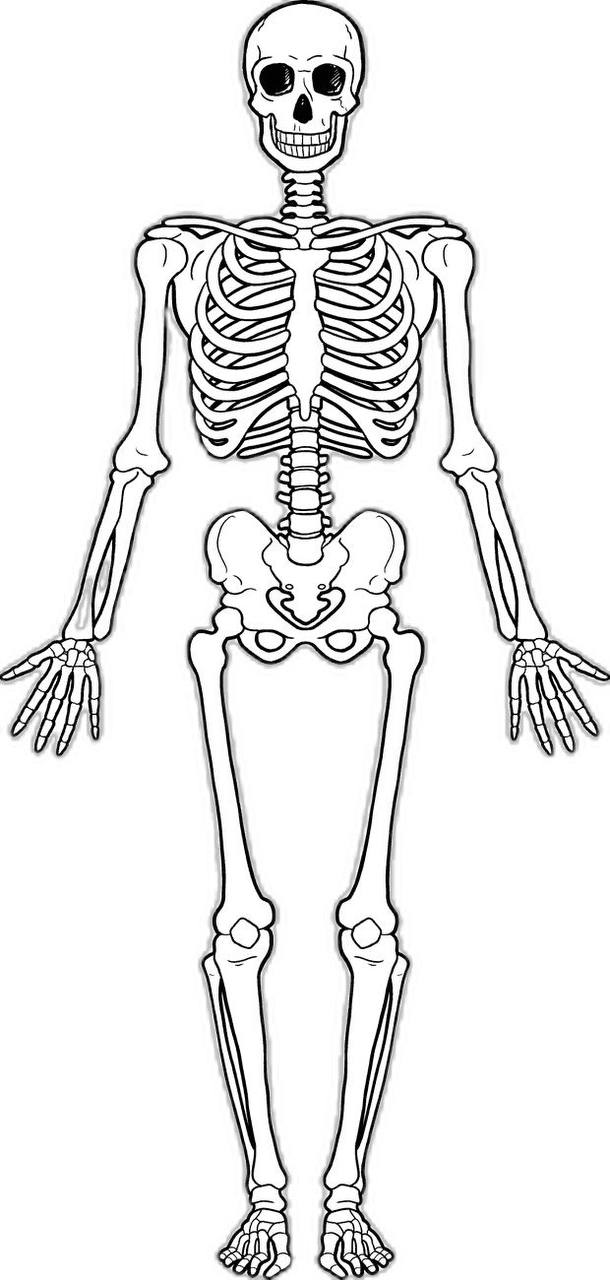
#> input picture scripts/assets/skeleton.png, 610 x 1280 px
$ python make-skeleton-light.py
#> lines starting #> are read from the running program, lines starting #| are printed output that depends on the picture; after the words box and inside, x2 and y2 are one past the last pixel; in counts of white or black regions, pixels touching at a corner belong together
"""
Builds next-app/public/skeleton-light.png (the body map image the app shows) from the source
drawing scripts/assets/skeleton.png, for the dark space theme.

    Run from the project root (needs Pillow: `pip install Pillow`):
        python scripts/make-skeleton-light.py

What it does (the source image is a black line drawing on a solid white background):
  - Line art      -> bone colour (#EDE6D6), opacity taken from how dark each pixel is,
                     so anti-aliased edges stay smooth.
  - White background connected to the image border -> fully transparent.
  - White areas enclosed by lines (bone interiors) -> faint bone fill (~12% opacity).
    Small gaps fully enclosed by bone (between ribs, inside the pelvis) can't be told
    apart from bone interiors, so they get the same faint fill.

skeleton.png is never modified.
"""

from pathlib import Path

from PIL import Image, ImageChops, ImageDraw

ROOT = Path(__file__).resolve().parent.parent
SOURCE = ROOT / "scripts" / "assets" / "skeleton.png"
TARGET = ROOT / "next-app" / "public" / "skeleton-light.png"

BONE_RGB = (237, 230, 214)  # #EDE6D6
WHITE_THRESHOLD = 200       # grey values above this count as "paper"
LINE_GAIN = 1.15            # strengthens the line opacity slightly
INTERIOR_ALPHA = 30         # ~12% of 255

BACKGROUND, PAPER = 128, 255


def main() -> None:
    gray = Image.open(SOURCE).convert("L")
    width, height = gray.size
#> width = 610; height = 1280

    # Opacity of the line art: darker source pixel -> more opaque bone colour.
    line_alpha = gray.point(lambda v: min(255, int((255 - v) * LINE_GAIN)))

    # Paper (white) vs ink, then flood-fill every paper pixel reachable from the border.
    regions = gray.point(lambda v: PAPER if v > WHITE_THRESHOLD else 0)
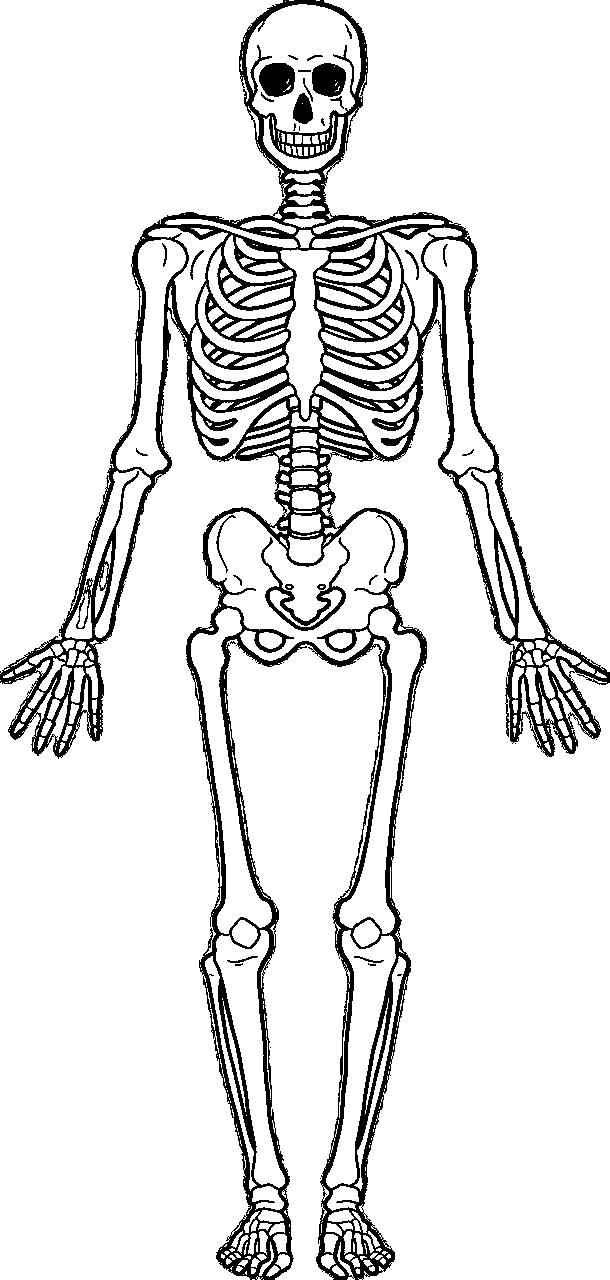
#> regions: PIL image 610x1280 L; 89.5% white; 40 black regions (15 under 20 px), largest, box (x1, y1, x2, y2) and area: (0, 0, 610, 1280) 77336, (261, 537, 350, 631) 1430, (259, 63, 295, 97) 976
    border = (
        [(x, 0) for x in range(width)]
        + [(x, height - 1) for x in range(width)]
        + [(0, y) for y in range(height)]
        + [(width - 1, y) for y in range(height)]
    )
    for seed in border:
        if regions.getpixel(seed) == PAPER:
            ImageDraw.floodfill(regions, seed, BACKGROUND, thresh=0)
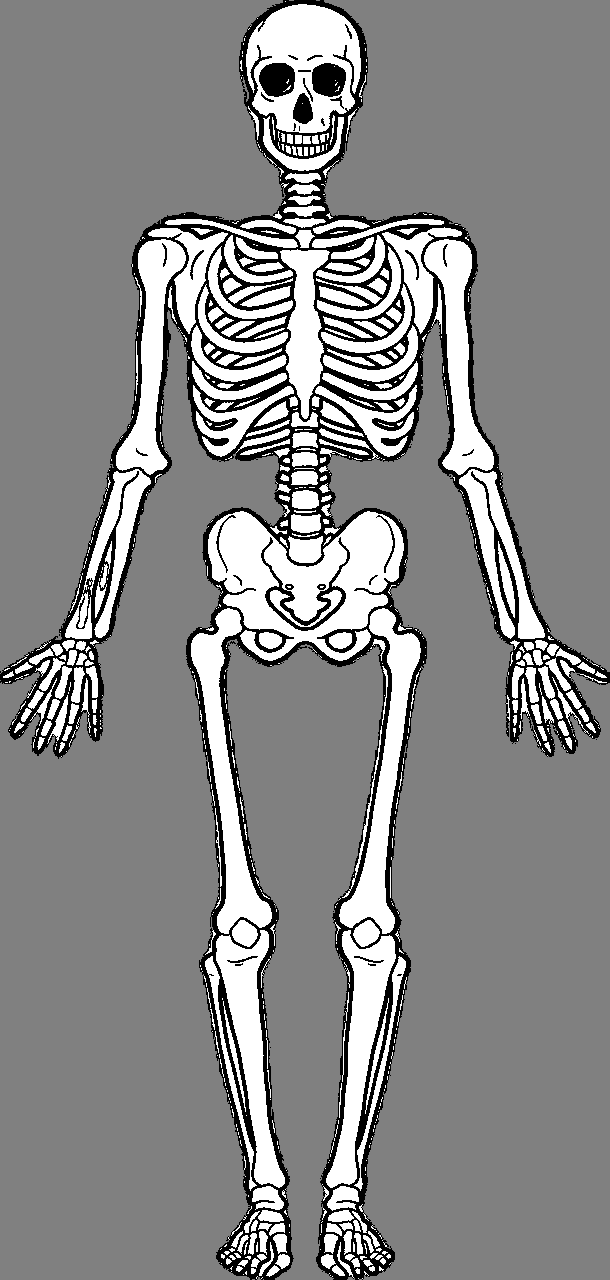
#> regions: PIL image 610x1280 L; min 0, max 255, mean 136.7

    # Whatever paper is left was enclosed by lines: give it a faint bone fill.
    interior_alpha = regions.point(lambda v: INTERIOR_ALPHA if v == PAPER else 0)
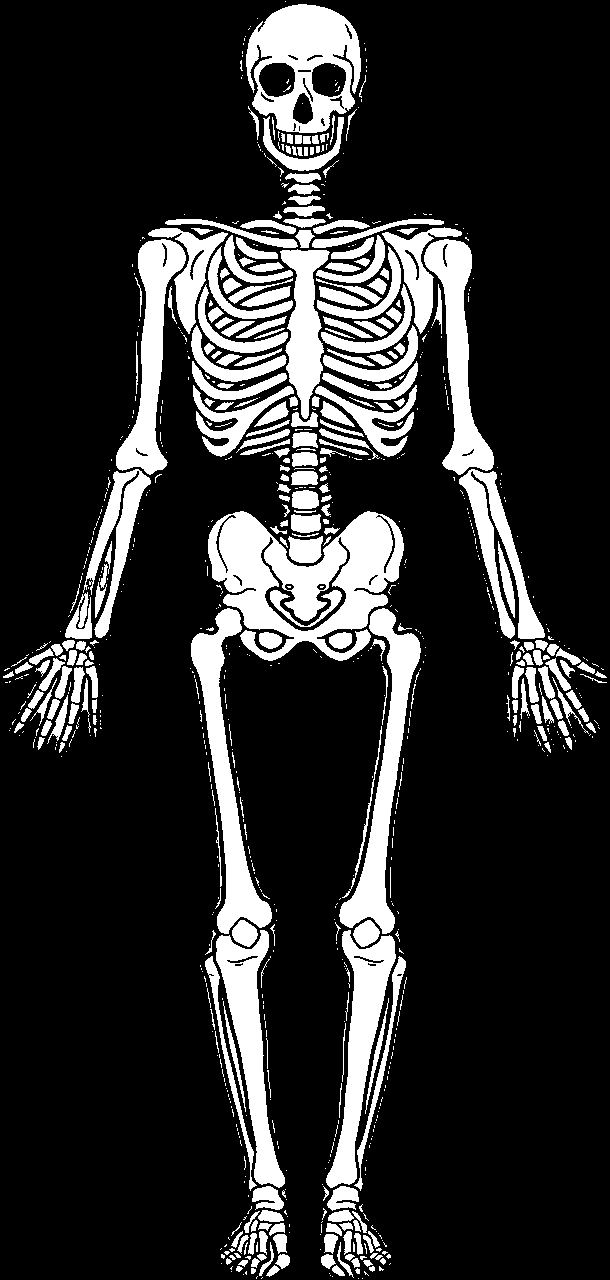
#> interior_alpha: PIL image 610x1280 L; values 0 (black) and 30 (white), 17.5% white; 889 white regions (588 under 20 px), largest, box (x1, y1, x2, y2) and area: (208, 511, 404, 661) 15511, (246, 4, 361, 133) 8726, (339, 608, 421, 934) 7378

    alpha = ImageChops.lighter(line_alpha, interior_alpha)
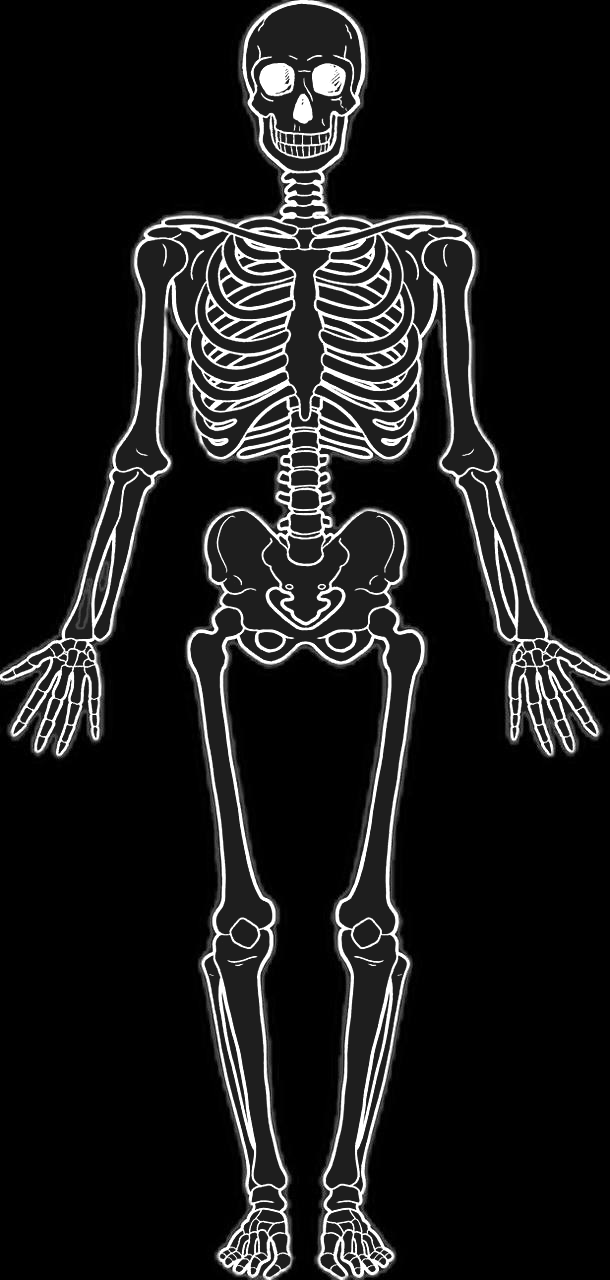
#> alpha: PIL image 610x1280 L; min 0, max 255, mean 26.5
    out = Image.new("RGBA", (width, height), BONE_RGB + (0,))
    out.putalpha(alpha)
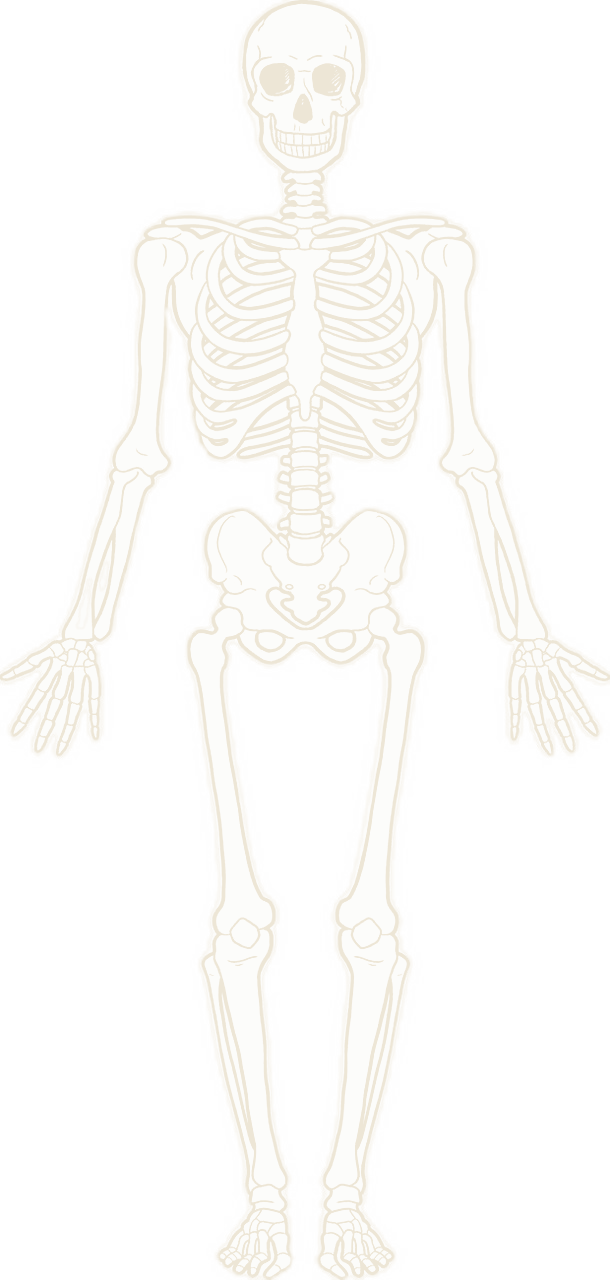
#> out: PIL image 610x1280 RGBA; mean R, G, B, A 237, 230, 214, 26.5; transparent parts drawn white
    out.save(TARGET, optimize=True)
    print(f"Wrote {TARGET.relative_to(ROOT)} ({width}x{height})")
#| Wrote next-app/public/skeleton-light.png (610x1280)


if __name__ == "__main__":
    main()
